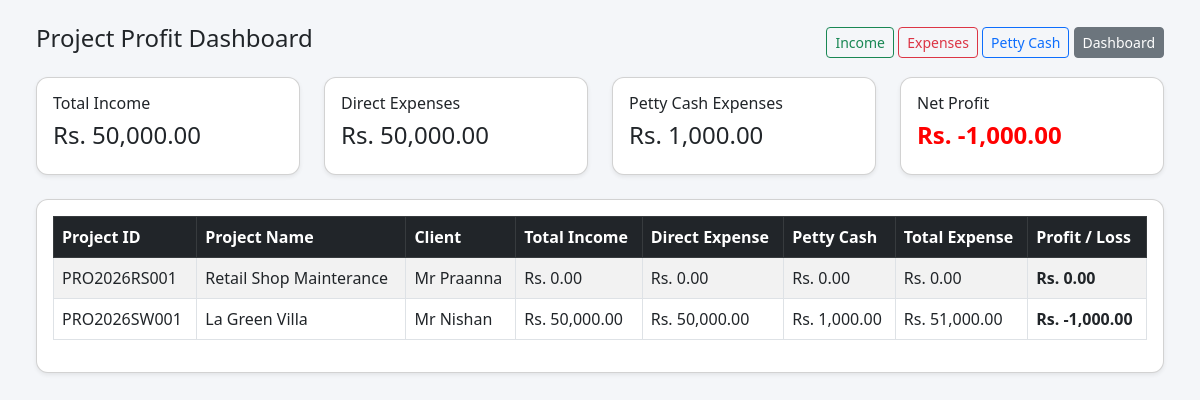
Before: /project-profit/ (signed in) with the older database file.
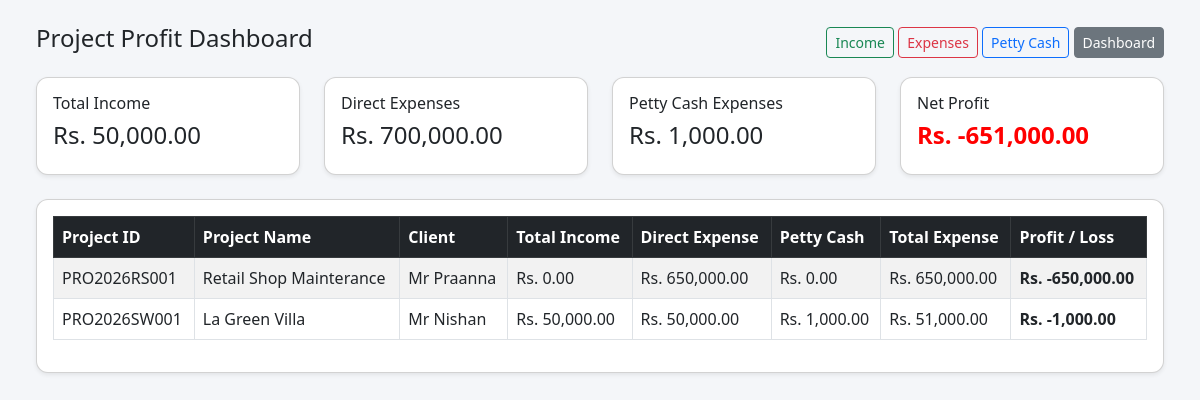
After: the same page with the newer database file.
### pos/models.py (models this page shows, shortened)
class Project(models.Model):
    PROJECT_TYPE_CHOICES = [
        ("BL", "Building"),
        ("SW", "Swimming Pool"),
        ("RS", "Retail Shop"),
    ]
    project_id = models.CharField(max_length=50, unique=True)
    project_name = models.CharField(max_length=200)
    project_type = models.CharField(max_length=10, choices=PROJECT_TYPE_CHOICES)
    client_name = models.CharField(max_length=200)
    location = models.CharField(max_length=200, blank=True, null=True)
    estimated_value = models.DecimalField(max_digits=12, decimal_places=2, default=0)
    status = models.CharField(max_length=20, default="active")
    created_by = models.ForeignKey(User, on_delete=models.SET_NULL, null=True)
    created_at = models.DateTimeField(auto_now_add=True)
    is_active = models.BooleanField(default=True)
    updated_at = models.DateTimeField(auto_now=True)
    updated_by = models.ForeignKey(
        User,
        on_delete=models.SET_NULL,
        null=True,
        blank=True,
        related_name="updated_projects"
    )
    class Meta:
        ordering = ["-created_at"]

### pos/views.py (the view)
# urls.py: path('project-profit/', views.project_profit_dashboard, name='project_profit_dashboard'),
@user_passes_test(can_use_project)
def project_profit_dashboard(request):
    projects = Project.objects.filter(is_active=True).order_by("-created_at")
    project_rows = []
    for project in projects:
        direct_expense = project.expenses.filter(is_active=True).aggregate(total=Sum("amount"))["total"] or Decimal("0")
        petty_cash_expense = ProjectPettyCashExpense.objects.filter(project=project, is_active=True).aggregate(total=Sum("amount"))["total"] or Decimal("0")
        total_income = project.incomes.aggregate(total=Sum("amount"))["total"] or Decimal("0")
        total_expense = Decimal(str(direct_expense)) + Decimal(str(petty_cash_expense))
        profit = Decimal(str(total_income)) - total_expense
        project_rows.append({
            "project": project,
            "total_income": total_income,
            "direct_expense": direct_expense,
            "petty_cash_expense": petty_cash_expense,
            "total_expense": total_expense,
            "profit": profit,
        })
    grand_income = sum([row["total_income"] for row in project_rows], Decimal("0"))
    grand_direct_expense = sum([row["direct_expense"] for row in project_rows], Decimal("0"))
    grand_petty_cash = sum([row["petty_cash_expense"] for row in project_rows], Decimal("0"))
    grand_total_expense = sum([row["total_expense"] for row in project_rows], Decimal("0"))
    grand_profit = sum([row["profit"] for row in project_rows], Decimal("0"))
    return render(request, "pos/project_profit_dashboard.html", {
        "project_rows": project_rows,
        "grand_income": grand_income,
        "grand_direct_expense": grand_direct_expense,
        "grand_petty_cash": grand_petty_cash,
        "grand_total_expense": grand_total_expense,
        "grand_profit": grand_profit,
    })

### pos/templatetags/currency_filters.py (called while the page is built)
@register.filter
def money(value):
    try:
        if value in (None, ""):
            value = Decimal("0")
        value = Decimal(str(value))
        return f"{value:,.2f}"
    except (InvalidOperation, ValueError, TypeError):
        return "0.00"

### pos/views.py (called while the page is built)
def is_owner(user):
    return user.is_superuser or user.groups.filter(name__iexact="Owner").exists()

def is_manager(user):
    return user.groups.filter(name__iexact="Manager").exists()

def is_clerk(user):
    return user.groups.filter(name__iexact="Clerk").exists()

def is_cashier(user):
    return user.groups.filter(name__iexact="Cashier").exists()

def can_use_project(user):
    return is_owner(user) or is_manager(user) or is_clerk(user) or is_cashier(user)

### pos/templates/pos/project_profit_dashboard.html (shortened to what this page needs)
{% load currency_filters %}
<!DOCTYPE html>
<html>
<head>
    <link href="https://cdn.jsdelivr.net/npm/bootstrap@5.3.0/dist/css/bootstrap.min.css" rel="stylesheet">
</head>
<body class="p-4">
<div class="container-fluid">
    <div class="d-flex justify-content-between align-items-center mb-3">
        <h4>Project Profit Dashboard</h4>
        <div>
            <a href="{% url 'project_invoice_list' %}" class="btn btn-outline-success btn-sm">Income</a>
            <a href="{% url 'project_expense_list' %}" class="btn btn-outline-danger btn-sm">Expenses</a>
            <a href="{% url 'petty_cash_list' %}" class="btn btn-outline-primary btn-sm">Petty Cash</a>
            <a href="{% url 'dashboard' %}" class="btn btn-secondary btn-sm">Dashboard</a>
        </div>
    </div>
    <div class="row mb-3">
        <div class="col-md-3 mb-2">
            <div class="card shadow-sm p-3">
                <h6>Total Income</h6>
                <h4>Rs. {{ grand_income|money }}</h4>
            </div>
        </div>
        <div class="col-md-3 mb-2">
            <div class="card shadow-sm p-3">
                <h6>Direct Expenses</h6>
                <h4>Rs. {{ grand_direct_expense|money }}</h4>
            </div>
        </div>
        <div class="col-md-3 mb-2">
            <div class="card shadow-sm p-3">
                <h6>Petty Cash Expenses</h6>
                <h4>Rs. {{ grand_petty_cash|money }}</h4>
            </div>
        </div>
        <div class="col-md-3 mb-2">
            <div class="card shadow-sm p-3">
                <h6>Net Profit</h6>
                <h4 class="{% if grand_profit >= 0 %}profit-positive{% else %}profit-negative{% endif %}">
                    Rs. {{ grand_profit|money }}
                </h4>
            </div>
        </div>
    </div>
    <div class="card shadow-sm p-3">
        <div class="table-responsive">
            <table class="table table-bordered table-striped bg-white">
                <thead class="table-dark">
                    <tr>
                        <th>Project ID</th>
                        <th>Project Name</th>
                        <th>Client</th>
                        <th>Total Income</th>
                        <th>Direct Expense</th>
                        <th>Petty Cash</th>
                        <th>Total Expense</th>
                        <th>Profit / Loss</th>
                    </tr>
                </thead>
                <tbody>
                    {% for row in project_rows %}
                    <tr>
                        <td>{{ row.project.project_id }}</td>
                        <td>{{ row.project.project_name }}</td>
                        <td>{{ row.project.client_name }}</td>
                        <td>Rs. {{ row.total_income|money }}</td>
                        <td>Rs. {{ row.direct_expense|money }}</td>
                        <td>Rs. {{ row.petty_cash_expense|money }}</td>
                        <td>Rs. {{ row.total_expense|money }}</td>
                        <td class="{% if row.profit >= 0 %}profit-positive{% else %}profit-negative{% endif %}">
                            Rs. {{ row.profit|money }}
                        </td>
                    </tr>
                    {% empty %}
                    <tr>
                        <td colspan="8" class="text-center">No project data found</td>
                    </tr>
                    {% endfor %}
                </tbody>
            </table>
        </div>
    </div>
</div>
</body>
</html>

Changed rows visible on the page:
changed Project "PRO2026RS001": direct_expense "0.00" → "650,000.00"; total_expense "0.00" → "650,000.00"; profit "0.00" → "-650,000.00"
Other visible differences:
{{ grand_direct_expense|money }}: "50,000.00" → "700,000.00"
{{ grand_profit|money }}: "-1,000.00" → "-651,000.00"
